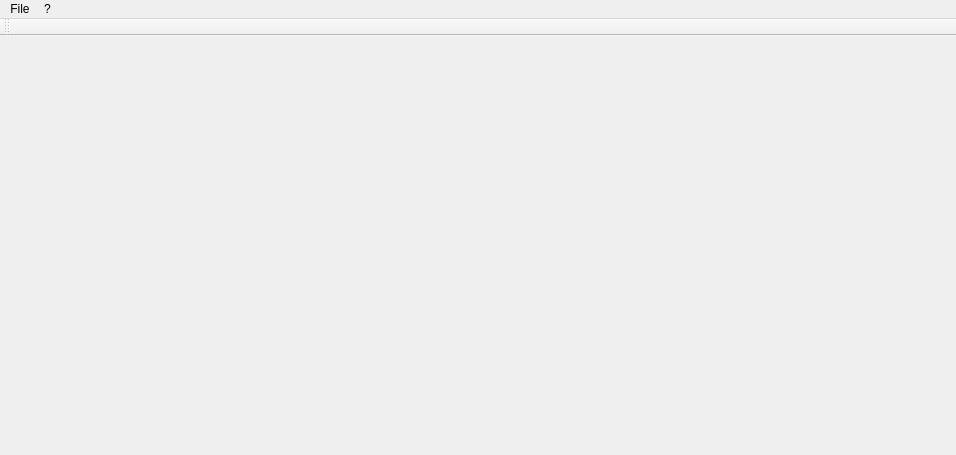
<?xml version="1.0" encoding="UTF-8"?>
<ui version="4.0">
 <class>MainWindow</class>
 <widget class="QMainWindow" name="MainWindow">
  <property name="geometry">
   <rect>
    <x>0</x>
    <y>0</y>
    <width>956</width>
    <height>455</height>
   </rect>
  </property>
  <property name="windowTitle">
   <string>MainWindow</string>
  </property>
  <widget class="QWidget" name="centralWidget">
   <layout class="QGridLayout" name="gridLayout">
    <item row="0" column="0">
     <widget class="QStackedWidget" name="stackedWidget">
      <widget class="QWidget" name="page"/>
      <widget class="QWidget" name="page_2"/>
     </widget>
    </item>
   </layout>
  </widget>
  <widget class="QMenuBar" name="menuBar">
   <property name="geometry">
    <rect>
     <x>0</x>
     <y>0</y>
     <width>956</width>
     <height>27</height>
    </rect>
   </property>
   <widget class="QMenu" name="menuFile">
    <property name="title">
     <string>File</string>
    </property>
    <addaction name="actionExit"/>
   </widget>
   <widget class="QMenu" name="menu">
    <property name="title">
     <string>?</string>
    </property>
    <addaction name="actionAbout"/>
   </widget>
   <addaction name="menuFile"/>
   <addaction name="menu"/>
  </widget>
  <widget class="QToolBar" name="mainToolBar">
   <attribute name="toolBarArea">
    <enum>TopToolBarArea</enum>
   </attribute>
   <attribute name="toolBarBreak">
    <bool>false</bool>
   </attribute>
  </widget>
  <action name="actionAbout">
   <property name="text">
    <string>About</string>
   </property>
  </action>
  <action name="actionExit">
   <property name="text">
    <string>Exit</string>
   </property>
  </action>
 </widget>
 <layoutdefault spacing="6" margin="11"/>
 <resources/>
 <connections/>
</ui>
